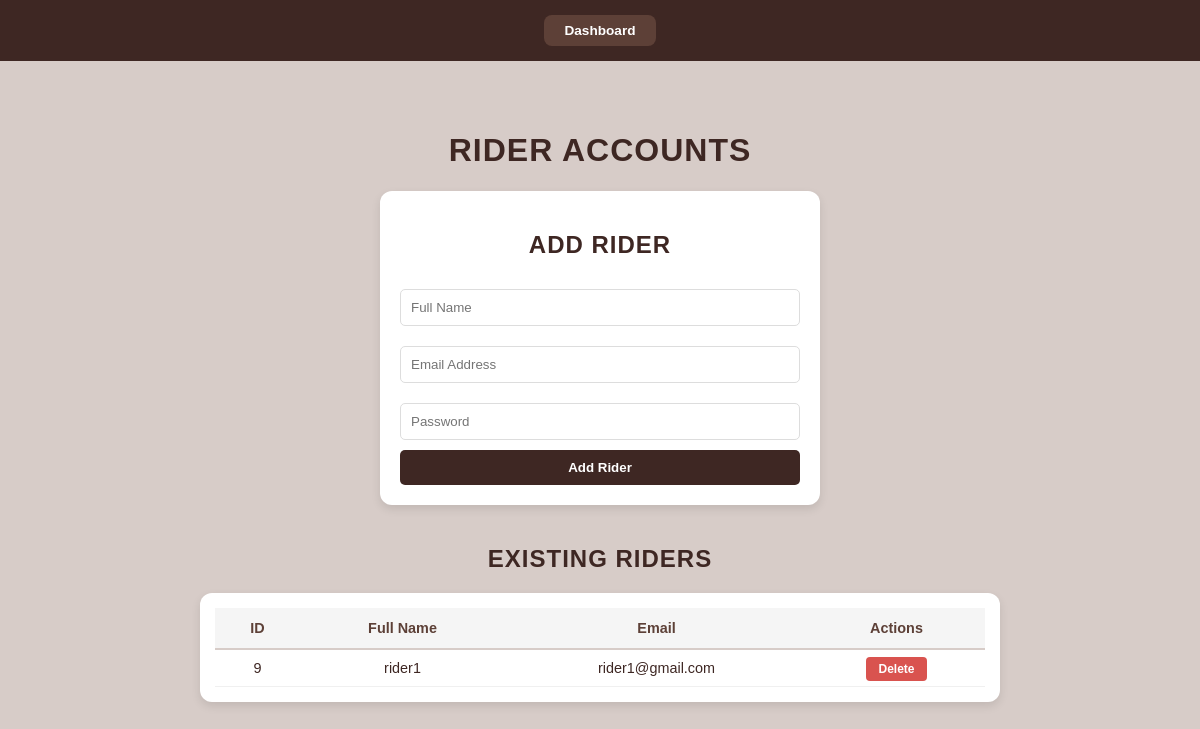
/rider_accounts.php (signed in), run on the app's committed database.
### tables this page shows
CREATE TABLE `users` (
  `user_id` int(11) NOT NULL,
  `full_name` varchar(100) DEFAULT NULL,
  `email` varchar(100) DEFAULT NULL,
  `password_hash` varchar(255) DEFAULT NULL,
  `phone` varchar(20) DEFAULT NULL,
  `role` enum('admin','customer','rider') DEFAULT NULL,
  `rider_status` enum('active','inactive') DEFAULT NULL,
  `address` varchar(255) DEFAULT NULL
);

### rider_accounts.php (the view, shortened to what this page needs)
<?php
include 'db.php';
$riders = $conn->query("SELECT user_id, full_name, email FROM Users WHERE role='rider'");
?>
<!DOCTYPE html>
<html lang="en">
<head>
</head>
<body>
    <nav class="admin-nav">
        <a href="admin_dashboard.php">Dashboard</a>
        </nav>
    <div class="container">
        <h1>Rider Accounts</h1>
        <div class="form-box">
            <h2>Add Rider</h2>
            <form method="POST" action="">
                <input type="text" name="full_name" placeholder="Full Name" required>
                <input type="email" name="email" placeholder="Email Address" required>
                <input type="password" name="password" placeholder="Password" required>
                <button type="submit">Add Rider</button>
            </form>
        </div>
        <h2>Existing Riders</h2>
        <div class="table-container">
            <table>
                <thead>
                    <tr>
                        <th>ID</th>
                        <th>Full Name</th>
                        <th>Email</th>
                        <th>Actions</th>
                    </tr>
                </thead>
                <tbody>
                    <?php while($rider = $riders->fetch_assoc()): ?>
                    <tr>
                        <td><?= $rider['user_id'] ?></td>
                        <td><?= htmlspecialchars($rider['full_name']) ?></td>
                        <td><?= htmlspecialchars($rider['email']) ?></td>
                        <td>
                            <a href="manage_riders.php?delete=<?= $rider['user_id'] ?>"
                               class="btn-delete"
                               onclick="return confirm('Delete this rider?');">Delete</a>
                        </td>
                    </tr>
                    <?php endwhile; ?>
                </tbody>
            </table>
        </div>
    </div>
</body>
</html>

### rider_accounts.php (style rules this page uses)
body { background-color: #D7CCC8; margin: 0; font-family: 'Poppins', sans-serif; color: #3E2723; }
nav.admin-nav { background-color: #3E2723; padding: 15px 0; text-align: center; display: flex; justify-content: center; gap: 15px; margin-bottom: 30px; }
nav.admin-nav a { color: #ffffff; background-color: #5D4037; text-decoration: none; font-weight: 700; padding: 8px 20px; border-radius: 8px; font-size: 0.85rem; }
.container { max-width: 800px; margin: 0 auto; padding: 20px; }
h1, h2 { text-align: center; text-transform: uppercase; letter-spacing: 1px; }
.form-box { background: white; padding: 20px; border-radius: 12px; box-shadow: 0 4px 10px rgba(0,0,0,0.1); max-width: 400px; margin: 0 auto 40px auto; }
.form-box input { width: 100%; padding: 10px; margin: 10px 0; border: 1px solid #ddd; border-radius: 5px; box-sizing: border-box; }
.form-box button { width: 100%; background: #3E2723; color: white; border: none; padding: 10px; border-radius: 5px; cursor: pointer; font-weight: bold; }
.table-container { background: white; padding: 15px; border-radius: 12px; box-shadow: 0 4px 10px rgba(0,0,0,0.1); }
table { width: 100%; border-collapse: collapse; font-size: 0.9rem; }
th { background-color: #F5F5F5; color: #5D4037; padding: 12px; border-bottom: 2px solid #D7CCC8; }
td { padding: 10px; border-bottom: 1px solid #F0F0F0; text-align: center; }
.btn-delete { background-color: #d9534f; color: white; padding: 5px 12px; text-decoration: none; border-radius: 4px; font-size: 0.75rem; font-weight: bold; }

### data on the page
users: user_id "9", full_name "rider1", email "rider1@gmail.com"
